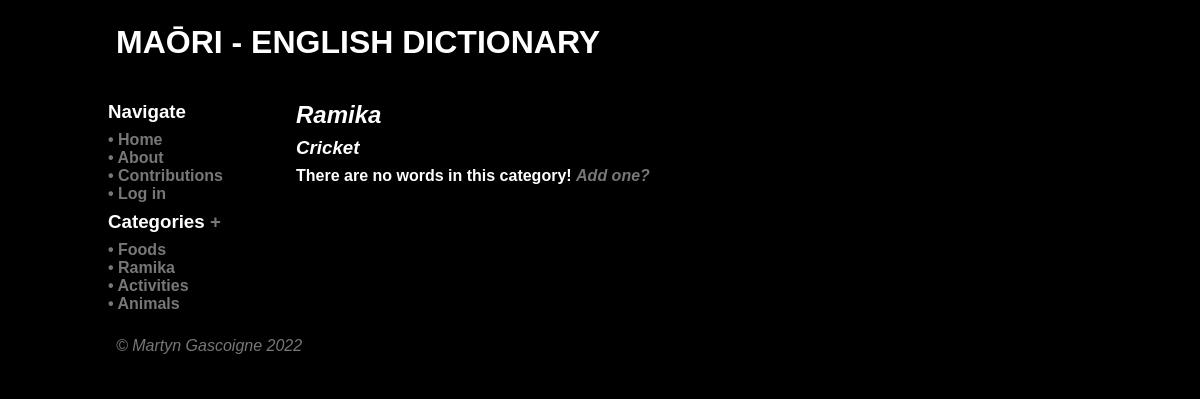
Page /category/2 on the earlier database version.
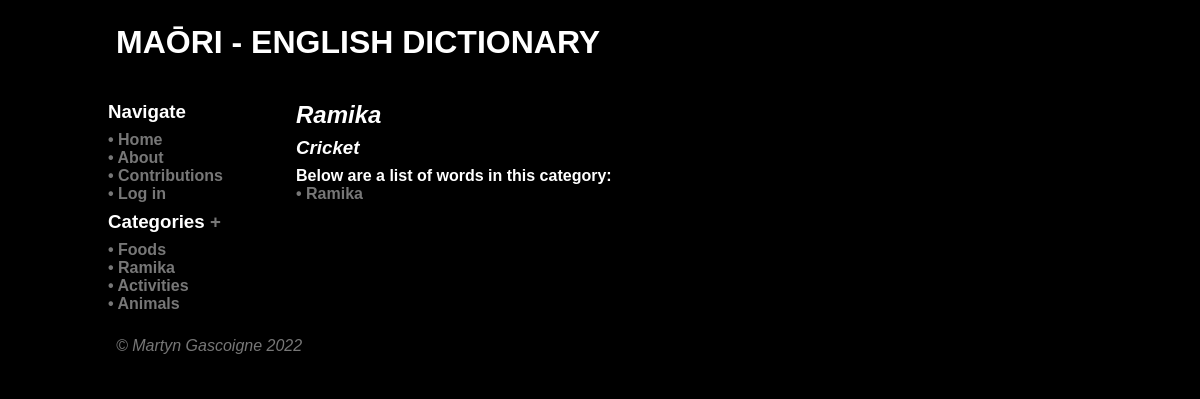
Same page on the later database version.
### tables this page shows
CREATE TABLE category
(
    id          integer
        constraint category_pk
            primary key autoincrement,
    name        varchar(80),
    description varchar(600),
    timestamp   datetime
);

CREATE TABLE word
(
    id          integer
        constraint word_pk
            primary key autoincrement,
    name        varchar(80),
    description varchar(600),
    author      integer,
    timestamp   datetime
);

### app.py (the view)
@app.route('/category/<cat>')
def render_category_page(cat):
    con = create_connection(DB_NAME)
    query = """SELECT id, name, description FROM category WHERE id = ?"""
    cur = con.cursor()
    cur.execute(query, (cat,))
    category_data = cur.fetchall()
    query = """SELECT word_id FROM word_tag WHERE category_id = ?"""
    cur = con.cursor()
    cur.execute(query, (cat,))
    found_words = cur.fetchall()
    words_data = []
    for w in found_words:
        cur = con.cursor()
        cur.execute("""SELECT id, name, description, author, timestamp FROM word WHERE id = ?""", w)
        words_data.append(cur.fetchall())
    print(words_data)
    con.close()
    return render_template('category.html', word_list=words_data, passed_cat=category_data,
                           category_list=find_categories(), from_category=cat, logged_in=is_logged_in(),
                           user_account=my_account())

### app.py (called while the page is built)
def create_connection(db_file):
    try:
        connection = sqlite3.connect(db_file)
        connection.execute('pragma foreign_keys=ON')
        return connection
    except Error as e:
        print(e)
    return None

def find_categories():
    con = create_connection(DB_NAME)
    query = "SELECT id, name, description FROM category"
    cur = con.cursor()
    cur.execute(query)
    found_categories = cur.fetchall()
    con.close()
    return found_categories

def my_account():
    if session.get('userid') is None:
        return False
    else:
        return session.get('userid')

def is_logged_in():
    if session.get('email') is None:
        print('Not logged in')
        return False
    else:
        print('Logged in')
        return True

### templates/category.html (shortened to what this page needs)
{% extends 'base.html' %}
{% block heading %}Maōri - English Dictionary{% endblock %}
{% block main %}
<div class="category-description">
    <h2>{{ passed_cat[0][1] }}</h2>
    <h3>{{ passed_cat[0][2] }}</h3>
    {% if word_list|length > 0 %}
        <h4>Below are a list of words in this category: </h4>
    {% else %}
        <h4>There are no words in this category! <a href="/add_word">Add one?</a></h4>
    {% endif %}
</div>
{% for word in word_list %}
<div class="category-box">
    <h4><a href="/word/{{ word[0][0] }}">• {{ word[0][1] }}</a></h4>
</div>
{% endfor %}
{% endblock %}

### templates/base.html (shortened to what this page needs)
<!doctype html>
<html lang="en">
<head>
	<link href="{{ url_for('static', filename='css/style.css') }}" rel="stylesheet">
</head>
<body>
	<div id="container">
		<header>
			<h1>{% block heading %}{% endblock %}</h1>
		</header>
		<nav>
            <div class="category-box">
                <h3>Navigate</h3>
                <h4><a href="\">• Home</a></h4>
                <h4><a href="\about">• About</a></h4>
                <h4><a href="\contributions">• Contributions</a></h4>
                {% if not logged_in %}<h4><a href="\login">• Log in</a></h4>
                {% else %}
                    <h4><a href="\account\{{ user_account }}">• Account</a></h4>
                    <h4><a href="\logout">• Log out</a></h4>
                {% endif %}
                <h3>Categories <a href="/">+</a> </h3>
            </div>
            {% for category in category_list %}
            <div class="category-box">
                <h4><a href="/category/{{ category[0] }}">• {{ category[1] }}</a></h4>
            </div>
            {% endfor %}
		</nav>
		<main>
            {% block main%}{% endblock %}
        </main>
		<footer class="footer">
            <a href="https://github.com/Galvin-X/Translator" target="_blank">&copy; Martyn Gascoigne 2022</a>
		</footer>
	</div>
</body>
</html>

### static/css/style.css (style rules this page uses)
* { font-family: "Microsoft Tai Le", sans-serif; margin: 0; padding: 0; box-sizing: border-box; background-color: #000; }
#container { display: grid; grid-template-columns: 75px auto; grid-template-areas: 'nav header' 'main main' 'footer footer'; }
header { grid-area: header; background-color: #000; padding: 1rem; }
nav { grid-area: nav; }
main { grid-area: main; padding: 1rem; background-color: #edd; }
h1 { padding: 0.5rem 0; color: #fff; text-transform: uppercase; }
h2, h3 { padding: 0.5rem 0; color: #fff; }
h4 { padding: 0rem 0; }
a { color: white; text-decoration: none; }
footer { grid-area: footer; padding: 1rem; background-color: #000; }
.category-description { font-style: italic; }
.category-description h2 { padding: 0rem 0; color: #fff; }
.category-description h3 { padding: 0.5rem 0; color: #fff; }
.category-description h4 { font-style: normal; color: #fff; }
.category-box { font-style: normal; }
.category-box a { color: #777777; text-decoration: none; }
.footer { font-style: italic; color: #777777; }
.footer a { color: #777777; text-decoration: none; }
@media only screen and (min-width: 768px) { #container { grid-template-columns: 180px auto; grid-template-areas: 'header header' 'nav main' 'footer footer'; } }
@media only screen and (min-width: 768px) { nav { background: #000; padding: 0.5rem; } }
@media only screen and (min-width: 768px) { nav a { color: #777777; text-decoration: none; } }
@media only screen and (min-width: 768px) { main { background-color: #000; } }
@media only screen and (min-width: 1000px) { #container { width: 1000px; margin: auto; } }

Differences in the rows shown:
added word: name "Ramika"
Other differences:
text no longer shown: "There are no words in this category! Add one?"
text now shown: "Below are a list of words in this category:"
